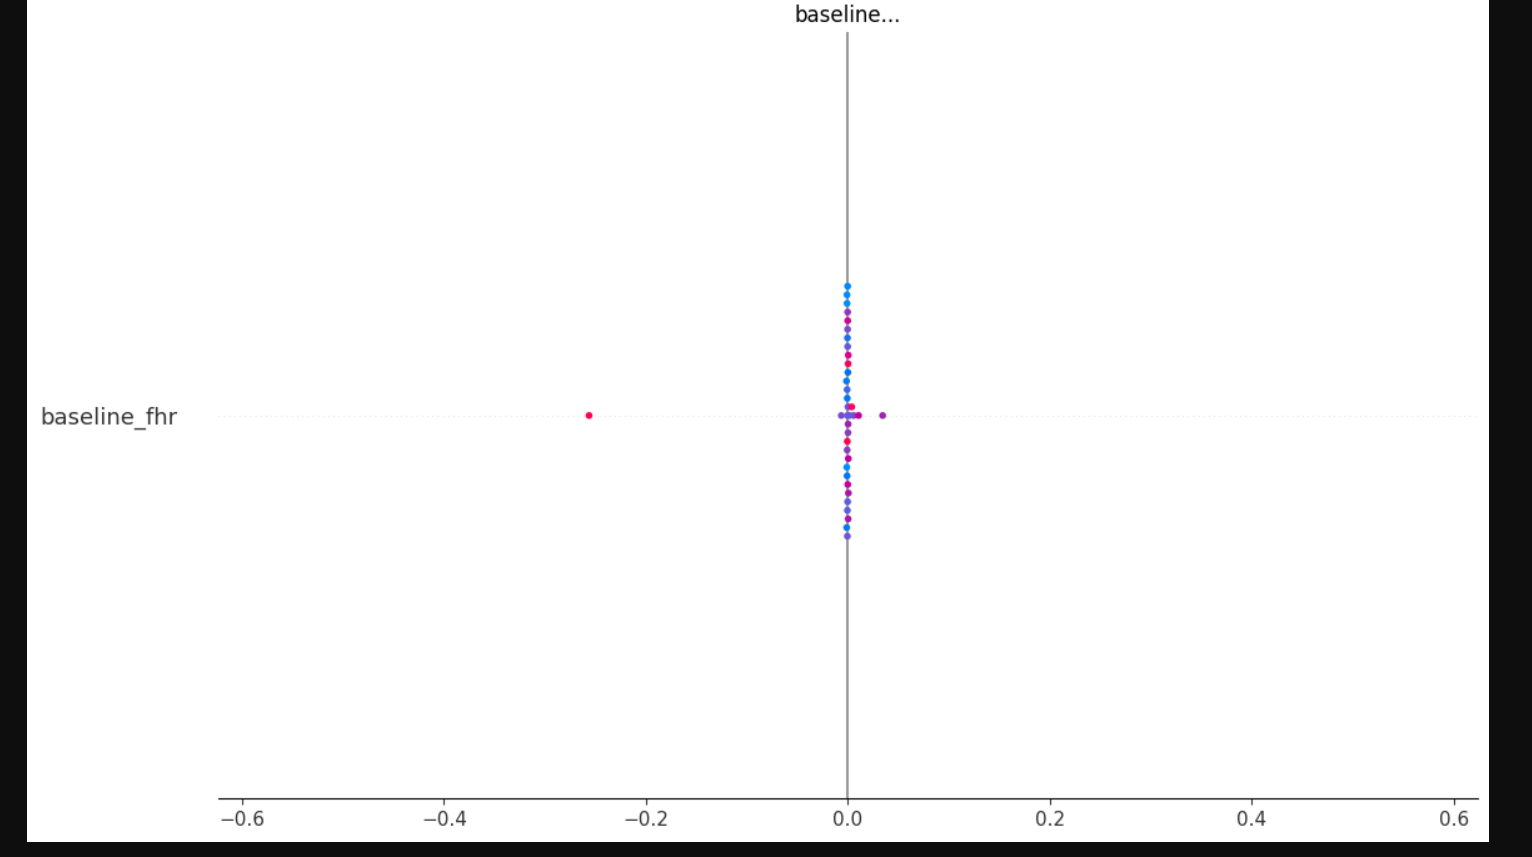

Here is the Python script that generated this plot:
import pandas as pd
import numpy as np
import shap
import matplotlib.pyplot as plt
import tensorflow as tf
from tensorflow import keras
from tensorflow.keras.models import Model # type: ignore
from tensorflow.keras.layers import Input, Dense, Multiply # type: ignore

print("Starting ABN with SHAP analysis...")

# 1) Load selected-feature splits
print("Loading data...")
train_sel = pd.read_excel("Training_Scaled_Split.xlsx")
val_sel   = pd.read_excel("Validation_Scaled_Split.xlsx")

X_train = train_sel.drop(columns=["Label"]).values
y_train = train_sel["Label"].values
X_val   = val_sel.drop(columns=["Label"]).values

feature_names = train_sel.drop(columns=["Label"]).columns.tolist()
print(f"Training data shape: {X_train.shape}, feature names: {feature_names}")

# 2) Build & train Attention‐NN exactly as before
print("Building and training ABN model...")
input_dim = X_train.shape[1]
inputs   = Input(shape=(input_dim,))
attn_w   = Dense(input_dim, activation="softmax")(inputs)
attn_mul = Multiply()([inputs, attn_w])
x        = Dense(64, activation="relu")(attn_mul)
x        = Dense(32, activation="relu")(x)
output   = Dense(1, activation="sigmoid")(x)
model    = Model(inputs=inputs, outputs=output)
model.compile(optimizer="adam", loss="binary_crossentropy", metrics=["accuracy"])

print("Training model...")
model.fit(X_train, y_train, epochs=30, batch_size=16, validation_data=(X_val, val_sel["Label"].values), verbose=1)

# 3) SHAP DeepExplainer
print("Computing SHAP values...")
# Use a small background of healthy samples
background_idx = np.where(y_train == 0)[0]
background     = X_train[np.random.choice(background_idx, size=min(50, len(background_idx)), replace=False)]

explainer   = shap.DeepExplainer(model, background)
shap_values = explainer.shap_values(X_val)

# 4) Unpack and plot
print("Creating SHAP plot...")
shap_to_plot = shap_values[0] if isinstance(shap_values, list) else shap_values
shap.summary_plot(
    shap_to_plot,
    X_val,
    feature_names=feature_names
)
print("Analysis complete!")
